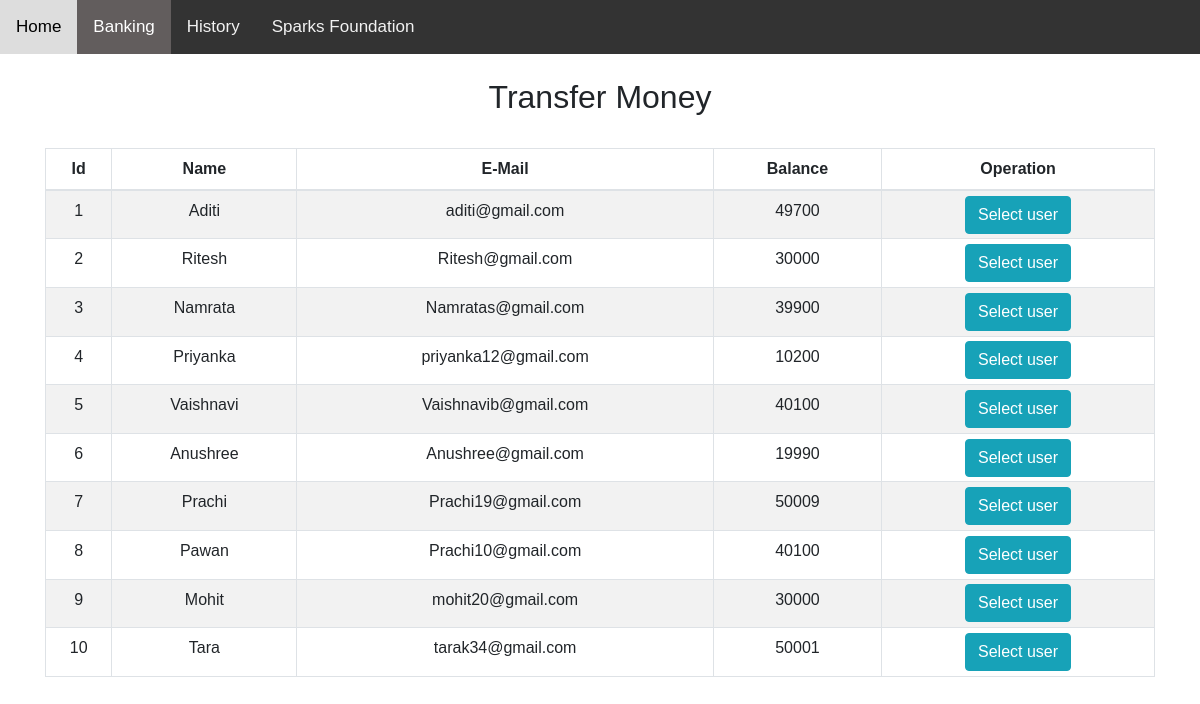
The app's page /transfermoney.php with its own data.
### tables this page shows
CREATE TABLE `users` (
  `id` int(3) NOT NULL,
  `name` text NOT NULL,
  `email` varchar(30) NOT NULL,
  `balance` int(8) NOT NULL
);

### transfermoney.php (the view, shortened to what this page needs)
<!DOCTYPE html>
<html>
<head>
<link rel="stylesheet" href="https://cdnjs.cloudflare.com/ajax/libs/font-awesome/4.7.0/css/font-awesome.min.css">
<link rel="stylesheet" href="https://stackpath.bootstrapcdn.com/bootstrap/4.5.2/css/bootstrap.min.css">
<link rel="stylesheet" href="style.css">
</head>
<body>
<div class="topnav" id="myTopnav">
  <a href="index.php" >Home</a>
 <a href="transfermoney.php" class="active" style=" background-color: #625D5D ;">Banking</a>
  <a href="transactionhistory.php">History</a>
  <a href="https://www.thesparksfoundationsingapore.org/">Sparks Foundation</a>
</div>
<section id="main" class="coloured-section">
<?php
    include 'config.php';
    $sql = "SELECT * FROM users";
    $result = mysqli_query($conn,$sql);
?>
<div class="container">
        <h2 class="text-center pt-4">Transfer Money</h2>
        <br>
            <div class="row">
                <div class="col">
                    <div class="table-responsive-sm">
                    <table class="table table-hover table-sm table-striped table-condensed table-bordered">
                        <thead>
                            <tr>
                            <th scope="col" class="text-center py-2">Id</th>
                            <th scope="col" class="text-center py-2">Name</th>
                            <th scope="col" class="text-center py-2">E-Mail</th>
                            <th scope="col" class="text-center py-2">Balance</th>
                            <th scope="col" class="text-center py-2">Operation</th>
                            </tr>
                        </thead>
                        <tbody>
                <?php
                    while($rows=mysqli_fetch_assoc($result)){
?>
                    <tr>
                       <td class="py-2"><?php echo $rows['id'] ?></td>
                        <td class="py-2"><?php echo $rows['name']?></td>
                        <td class="py-2"><?php echo $rows['email']?></td>
                        <td class="py-2"><?php echo $rows['balance']?></td>
                        <td><a href="selecteduserdetail.php?id= <?php echo $rows['id'] ;?>"> <button type="button" class="btn btn-info">Select user</button></a></td>
                    </tr>
                <?php
                    }
                ?>
                        </tbody>
                    </table>
            </div>
         </div>
</body>
</html>

### style.css (style rules this page uses)
body { text-align: center; margin: 0; font-family: Arial, Helvetica, sans-serif; }
.topnav { overflow: hidden; background-color: #333; }
.topnav a { float: left; display: block; color: #f2f2f2; text-align: center; padding: 14px 16px; text-decoration: none; font-size: 17px; }
.topnav a.active { background-color: #3359a1; color: white; }

### records on screen
users: id "1", name "Aditi", email "aditi@gmail.com", balance "49700"
users: id "2", name "Ritesh", email "Ritesh@gmail.com", balance "30000"
users: id "3", name "Namrata", email "Namratas@gmail.com", balance "39900"
users: id "4", name "Priyanka", email "priyanka12@gmail.com", balance "10200"
users: id "5", name "Vaishnavi", email "Vaishnavib@gmail.com", balance "40100"
users: id "6", name "Anushree", email "Anushree@gmail.com", balance "19990"
users: id "7", name "Prachi", email "Prachi19@gmail.com", balance "50009"
users: id "8", name "Pawan", email "Prachi10@gmail.com", balance "40100"
users: id "9", name "Mohit", email "mohit20@gmail.com", balance "30000"
users: id "10", name "Tara", email "tarak34@gmail.com", balance "50001"
